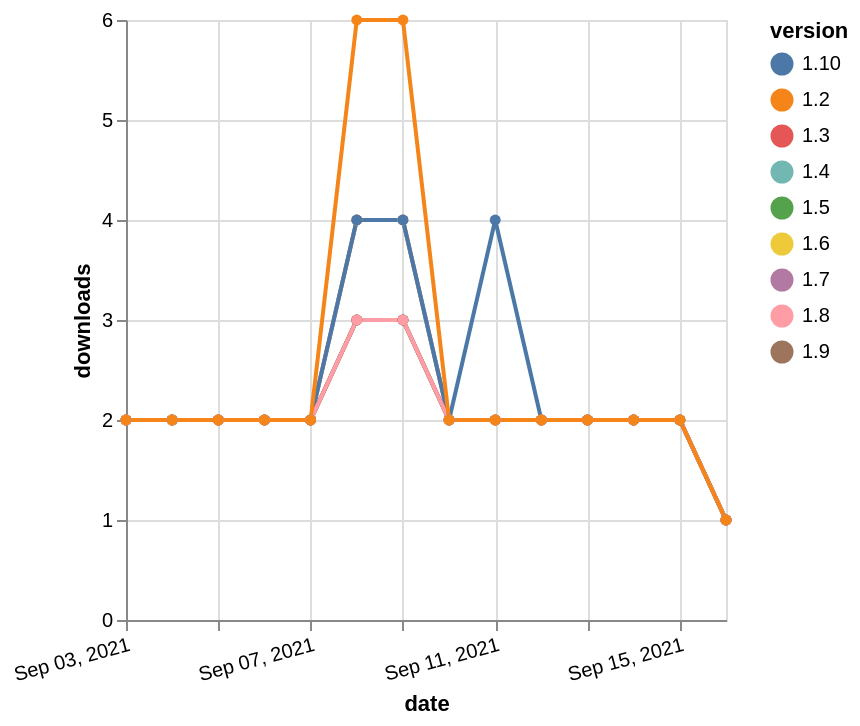

Write a Vega-Lite specification for this figure.
### Vega-Lite specification from a JSON file in a GitHub repository (floating-point values rounded to 4 significant figures)
{"$schema": "https://vega.github.io/schema/vega-lite/v5.json", "description": "A simple bar chart with embedded data.", "data": {"values": [{"date": "2021-09-03", "total": 2988, "delta": 2, "version": "1.6"}, {"date": "2021-09-04", "total": 2990, "delta": 2, "version": "1.6"}, {"date": "2021-09-05", "total": 2992, "delta": 2, "version": "1.6"}, {"date": "2021-09-06", "total": 2994, "delta": 2, "version": "1.6"}, {"date": "2021-09-07", "total": 2996, "delta": 2, "version": "1.6"}, {"date": "2021-09-08", "total": 3000, "delta": 4, "version": "1.6"}, {"date": "2021-09-09", "total": 3004, "delta": 4, "version": "1.6"}, {"date": "2021-09-10", "total": 3006, "delta": 2, "version": "1.6"}, {"date": "2021-09-11", "total": 3008, "delta": 2, "version": "1.6"}, {"date": "2021-09-12", "total": 3010, "delta": 2, "version": "1.6"}, {"date": "2021-09-13", "total": 3012, "delta": 2, "version": "1.6"}, {"date": "2021-09-14", "total": 3014, "delta": 2, "version": "1.6"}, {"date": "2021-09-15", "total": 3016, "delta": 2, "version": "1.6"}, {"date": "2021-09-16", "total": 3017, "delta": 1, "version": "1.6"}, {"date": "2021-09-03", "total": 3009, "delta": 2, "version": "1.7"}, {"date": "2021-09-04", "total": 3011, "delta": 2, "version": "1.7"}, {"date": "2021-09-05", "total": 3013, "delta": 2, "version": "1.7"}, {"date": "2021-09-06", "total": 3015, "delta": 2, "version": "1.7"}, {"date": "2021-09-07", "total": 3017, "delta": 2, "version": "1.7"}, {"date": "2021-09-08", "total": 3021, "delta": 4, "version": "1.7"}, {"date": "2021-09-09", "total": 3025, "delta": 4, "version": "1.7"}, {"date": "2021-09-10", "total": 3027, "delta": 2, "version": "1.7"}, {"date": "2021-09-11", "total": 3029, "delta": 2, "version": "1.7"}, {"date": "2021-09-12", "total": 3031, "delta": 2, "version": "1.7"}, {"date": "2021-09-13", "total": 3033, "delta": 2, "version": "1.7"}, {"date": "2021-09-14", "total": 3035, "delta": 2, "version": "1.7"}, {"date": "2021-09-15", "total": 3037, "delta": 2, "version": "1.7"}, {"date": "2021-09-16", "total": 3038, "delta": 1, "version": "1.7"}, {"date": "2021-09-03", "total": 2940, "delta": 2, "version": "1.9"}, {"date": "2021-09-04", "total": 2942, "delta": 2, "version": "1.9"}, {"date": "2021-09-05", "total": 2944, "delta": 2, "version": "1.9"}, {"date": "2021-09-06", "total": 2946, "delta": 2, "version": "1.9"}, {"date": "2021-09-07", "total": 2948, "delta": 2, "version": "1.9"}, {"date": "2021-09-08", "total": 2951, "delta": 3, "version": "1.9"}, {"date": "2021-09-09", "total": 2954, "delta": 3, "version": "1.9"}, {"date": "2021-09-10", "total": 2956, "delta": 2, "version": "1.9"}, {"date": "2021-09-11", "total": 2958, "delta": 2, "version": "1.9"}, {"date": "2021-09-12", "total": 2960, "delta": 2, "version": "1.9"}, {"date": "2021-09-13", "total": 2962, "delta": 2, "version": "1.9"}, {"date": "2021-09-14", "total": 2964, "delta": 2, "version": "1.9"}, {"date": "2021-09-15", "total": 2966, "delta": 2, "version": "1.9"}, {"date": "2021-09-16", "total": 2967, "delta": 1, "version": "1.9"}, {"date": "2021-09-03", "total": 2556, "delta": 2, "version": "1.5"}, {"date": "2021-09-04", "total": 2558, "delta": 2, "version": "1.5"}, {"date": "2021-09-05", "total": 2560, "delta": 2, "version": "1.5"}, {"date": "2021-09-06", "total": 2562, "delta": 2, "version": "1.5"}, {"date": "2021-09-07", "total": 2564, "delta": 2, "version": "1.5"}, {"date": "2021-09-08", "total": 2567, "delta": 3, "version": "1.5"}, {"date": "2021-09-09", "total": 2570, "delta": 3, "version": "1.5"}, {"date": "2021-09-10", "total": 2572, "delta": 2, "version": "1.5"}, {"date": "2021-09-11", "total": 2574, "delta": 2, "version": "1.5"}, {"date": "2021-09-12", "total": 2576, "delta": 2, "version": "1.5"}, {"date": "2021-09-13", "total": 2578, "delta": 2, "version": "1.5"}, {"date": "2021-09-14", "total": 2580, "delta": 2, "version": "1.5"}, {"date": "2021-09-15", "total": 2582, "delta": 2, "version": "1.5"}, {"date": "2021-09-16", "total": 2583, "delta": 1, "version": "1.5"}, {"date": "2021-09-03", "total": 2555, "delta": 2, "version": "1.4"}, {"date": "2021-09-04", "total": 2557, "delta": 2, "version": "1.4"}, {"date": "2021-09-05", "total": 2559, "delta": 2, "version": "1.4"}, {"date": "2021-09-06", "total": 2561, "delta": 2, "version": "1.4"}, {"date": "2021-09-07", "total": 2563, "delta": 2, "version": "1.4"}, {"date": "2021-09-08", "total": 2566, "delta": 3, "version": "1.4"}, {"date": "2021-09-09", "total": 2569, "delta": 3, "version": "1.4"}, {"date": "2021-09-10", "total": 2571, "delta": 2, "version": "1.4"}, {"date": "2021-09-11", "total": 2573, "delta": 2, "version": "1.4"}, {"date": "2021-09-12", "total": 2575, "delta": 2, "version": "1.4"}, {"date": "2021-09-13", "total": 2577, "delta": 2, "version": "1.4"}, {"date": "2021-09-14", "total": 2579, "delta": 2, "version": "1.4"}, {"date": "2021-09-15", "total": 2581, "delta": 2, "version": "1.4"}, {"date": "2021-09-16", "total": 2582, "delta": 1, "version": "1.4"}, {"date": "2021-09-03", "total": 2530, "delta": 2, "version": "1.10"}, {"date": "2021-09-04", "total": 2532, "delta": 2, "version": "1.10"}, {"date": "2021-09-05", "total": 2534, "delta": 2, "version": "1.10"}, {"date": "2021-09-06", "total": 2536, "delta": 2, "version": "1.10"}, {"date": "2021-09-07", "total": 2538, "delta": 2, "version": "1.10"}, {"date": "2021-09-08", "total": 2542, "delta": 4, "version": "1.10"}, {"date": "2021-09-09", "total": 2546, "delta": 4, "version": "1.10"}, {"date": "2021-09-10", "total": 2548, "delta": 2, "version": "1.10"}, {"date": "2021-09-11", "total": 2552, "delta": 4, "version": "1.10"}, {"date": "2021-09-12", "total": 2554, "delta": 2, "version": "1.10"}, {"date": "2021-09-13", "total": 2556, "delta": 2, "version": "1.10"}, {"date": "2021-09-14", "total": 2558, "delta": 2, "version": "1.10"}, {"date": "2021-09-15", "total": 2560, "delta": 2, "version": "1.10"}, {"date": "2021-09-16", "total": 2561, "delta": 1, "version": "1.10"}, {"date": "2021-09-03", "total": 2553, "delta": 2, "version": "1.3"}, {"date": "2021-09-04", "total": 2555, "delta": 2, "version": "1.3"}, {"date": "2021-09-05", "total": 2557, "delta": 2, "version": "1.3"}, {"date": "2021-09-06", "total": 2559, "delta": 2, "version": "1.3"}, {"date": "2021-09-07", "total": 2561, "delta": 2, "version": "1.3"}, {"date": "2021-09-08", "total": 2564, "delta": 3, "version": "1.3"}, {"date": "2021-09-09", "total": 2567, "delta": 3, "version": "1.3"}, {"date": "2021-09-10", "total": 2569, "delta": 2, "version": "1.3"}, {"date": "2021-09-11", "total": 2571, "delta": 2, "version": "1.3"}, {"date": "2021-09-12", "total": 2573, "delta": 2, "version": "1.3"}, {"date": "2021-09-13", "total": 2575, "delta": 2, "version": "1.3"}, {"date": "2021-09-14", "total": 2577, "delta": 2, "version": "1.3"}, {"date": "2021-09-15", "total": 2579, "delta": 2, "version": "1.3"}, {"date": "2021-09-16", "total": 2580, "delta": 1, "version": "1.3"}, {"date": "2021-09-03", "total": 2560, "delta": 2, "version": "1.8"}, {"date": "2021-09-04", "total": 2562, "delta": 2, "version": "1.8"}, {"date": "2021-09-05", "total": 2564, "delta": 2, "version": "1.8"}, {"date": "2021-09-06", "total": 2566, "delta": 2, "version": "1.8"}, {"date": "2021-09-07", "total": 2568, "delta": 2, "version": "1.8"}, {"date": "2021-09-08", "total": 2571, "delta": 3, "version": "1.8"}, {"date": "2021-09-09", "total": 2574, "delta": 3, "version": "1.8"}, {"date": "2021-09-10", "total": 2576, "delta": 2, "version": "1.8"}, {"date": "2021-09-11", "total": 2578, "delta": 2, "version": "1.8"}, {"date": "2021-09-12", "total": 2580, "delta": 2, "version": "1.8"}, {"date": "2021-09-13", "total": 2582, "delta": 2, "version": "1.8"}, {"date": "2021-09-14", "total": 2584, "delta": 2, "version": "1.8"}, {"date": "2021-09-15", "total": 2586, "delta": 2, "version": "1.8"}, {"date": "2021-09-16", "total": 2587, "delta": 1, "version": "1.8"}, {"date": "2021-09-03", "total": 3906, "delta": 2, "version": "1.2"}, {"date": "2021-09-04", "total": 3908, "delta": 2, "version": "1.2"}, {"date": "2021-09-05", "total": 3910, "delta": 2, "version": "1.2"}, {"date": "2021-09-06", "total": 3912, "delta": 2, "version": "1.2"}, {"date": "2021-09-07", "total": 3914, "delta": 2, "version": "1.2"}, {"date": "2021-09-08", "total": 3920, "delta": 6, "version": "1.2"}, {"date": "2021-09-09", "total": 3926, "delta": 6, "version": "1.2"}, {"date": "2021-09-10", "total": 3928, "delta": 2, "version": "1.2"}, {"date": "2021-09-11", "total": 3930, "delta": 2, "version": "1.2"}, {"date": "2021-09-12", "total": 3932, "delta": 2, "version": "1.2"}, {"date": "2021-09-13", "total": 3934, "delta": 2, "version": "1.2"}, {"date": "2021-09-14", "total": 3936, "delta": 2, "version": "1.2"}, {"date": "2021-09-15", "total": 3938, "delta": 2, "version": "1.2"}, {"date": "2021-09-16", "total": 3939, "delta": 1, "version": "1.2"}]}, "width": "container", "mark": {"type": "line", "point": {"filled": true}}, "encoding": {"x": {"field": "date", "type": "temporal", "timeUnit": "yearmonthdate", "title": "date", "axis": {"labelAngle": -15}}, "y": {"field": "delta", "type": "quantitative", "title": "downloads"}, "color": {"field": "version", "type": "nominal"}, "tooltip": {"field": "delta"}}}
